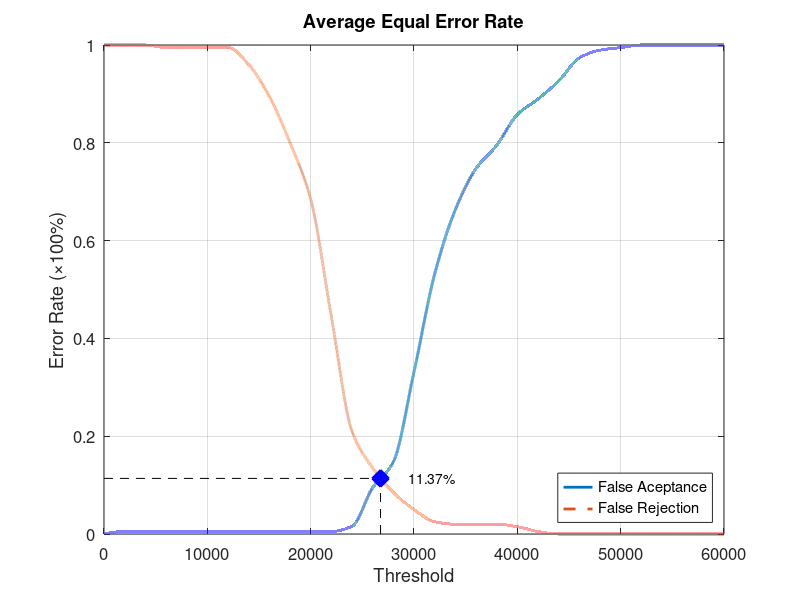
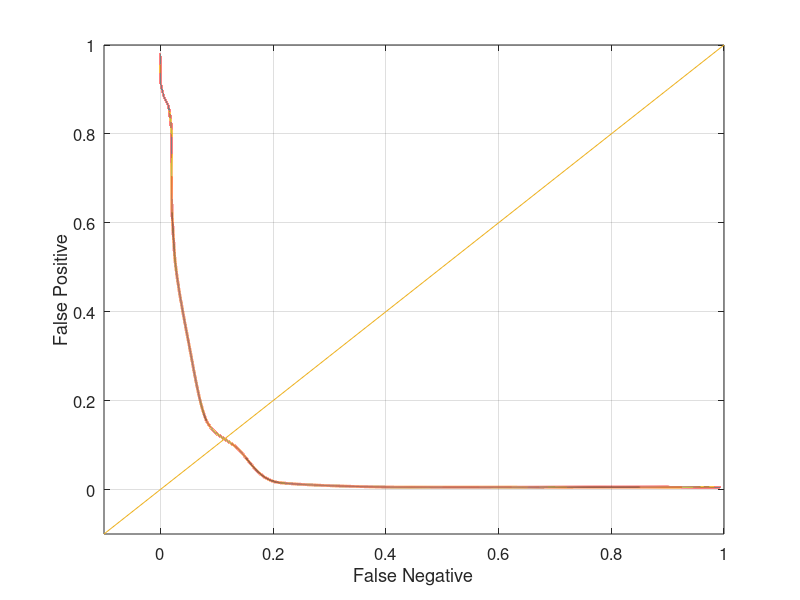

Write MATLAB code to recreate these figures, in order.
function yEER = Database2_3
close all;
clear;
clc;
x = 0:2000:60000;
xq = 0:0.5:60000;

y0 = [0 0.00526316 0.00526316 0.00526316 0.00526316 0.00526316 0.00526316 0.00526316 0.00526316 0.00526316 0.00526316 0.00526316 0.0157895 0.0947368 0.147368 0.331579 0.531579 0.663158 0.747368 0.794737 0.857895 0.889474 0.926316 0.973684 0.989474 0.994737 1 1 1 1 1];
yy0 = interp1(x, y0, xq, 'pchip');
y1 = [1 1 1 0.995 0.995 0.995 0.995 0.96 0.895 0.8 0.685 0.445 0.21 0.135 0.085 0.05 0.025 0.02 0.02 0.02 0.015 0.005 0 0 0 0 0 0 0 0 0];
yy1 = interp1(x, y1, xq, 'pchip');

% Calculating EER: 
y2 = abs(y0 - y1);
find(y2 == min(y2))
yy2 = abs(yy0 - yy1);
xEER = find(yy2 == min(yy2));
xEERIndex = xq(xEER) % X-axis EER
yEER = yy0(xEER) % Y-axis EER

main = figure
plot(xq, yy0,'-','LineWidth', 2);	hold on
plot(xq, yy1,'--','LineWidth', 2);	hold on
plot([xEERIndex xEERIndex], [0 yEER], 'k--');	hold on
plot([0 xEERIndex], [yEER yEER], 'k--');	hold on
plot(xEERIndex, yEER, 'bx', 'LineWidth', 10);	hold on
text(xEERIndex + 10 * xEERIndex / 100, yEER, [num2str(round((10000 * yEER)) / 100) '%'])
legend('False Aceptance', 'False Rejection', 'Location', 'SouthEast')
xlabel('Threshold')
ylabel('Error Rate (\times100%)')
title('Average Equal Error Rate')
set(gca, 'FontSize', 12)
axis([0 60000 0 1])
grid on

print(main, 'Database2_3Main', '-dpng');
FNRxFPR = figure('Color', [1 1 1]);
plot(yy1, yy0, '-', yy1, yy0, 'LineWidth', 2);
hold on
y = -0.1:0.1:1
plot(y, y); 
set(gca, 'FontSize', 12)
xlabel('False Negative')
ylabel('False Positive')
axis([-0.1 1 -0.1 1])
set(gca, 'FontSize', 12)
grid on

print(FNRxFPR, 'Database2_3FNRxFPR','-dpng');
end
